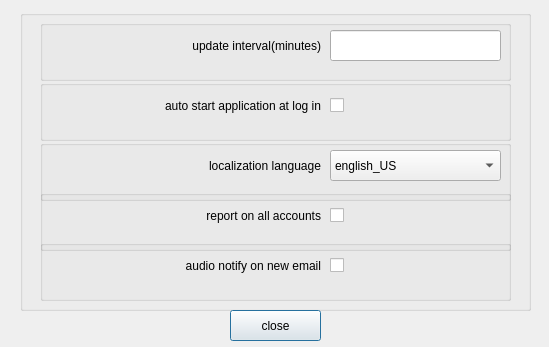
<?xml version="1.0" encoding="UTF-8"?>
<ui version="4.0">
 <class>configurationoptionsdialog</class>
 <widget class="QDialog" name="configurationoptionsdialog">
  <property name="geometry">
   <rect>
    <x>0</x>
    <y>0</y>
    <width>549</width>
    <height>347</height>
   </rect>
  </property>
  <property name="windowTitle">
   <string>option configuration window</string>
  </property>
  <widget class="QGroupBox" name="groupBox">
   <property name="geometry">
    <rect>
     <x>20</x>
     <y>10</y>
     <width>511</width>
     <height>301</height>
    </rect>
   </property>
   <property name="title">
    <string/>
   </property>
   <widget class="QGroupBox" name="groupBox_2">
    <property name="geometry">
     <rect>
      <x>20</x>
      <y>10</y>
      <width>471</width>
      <height>61</height>
     </rect>
    </property>
    <property name="title">
     <string/>
    </property>
    <widget class="QLabel" name="label">
     <property name="geometry">
      <rect>
       <x>10</x>
       <y>10</y>
       <width>271</width>
       <height>31</height>
      </rect>
     </property>
     <property name="text">
      <string>update interval(minutes)</string>
     </property>
     <property name="alignment">
      <set>Qt::AlignRight|Qt::AlignTrailing|Qt::AlignVCenter</set>
     </property>
    </widget>
    <widget class="QLineEdit" name="lineEditUpdateCheckInterval">
     <property name="geometry">
      <rect>
       <x>290</x>
       <y>10</y>
       <width>171</width>
       <height>31</height>
      </rect>
     </property>
    </widget>
   </widget>
   <widget class="QGroupBox" name="groupBox_3">
    <property name="geometry">
     <rect>
      <x>20</x>
      <y>70</y>
      <width>471</width>
      <height>61</height>
     </rect>
    </property>
    <property name="title">
     <string/>
    </property>
    <widget class="QCheckBox" name="checkBoxAutoStartEnabled">
     <property name="geometry">
      <rect>
       <x>290</x>
       <y>10</y>
       <width>171</width>
       <height>31</height>
      </rect>
     </property>
     <property name="text">
      <string/>
     </property>
    </widget>
    <widget class="QLabel" name="label_2">
     <property name="geometry">
      <rect>
       <x>10</x>
       <y>10</y>
       <width>271</width>
       <height>31</height>
      </rect>
     </property>
     <property name="text">
      <string>auto start application at log in</string>
     </property>
     <property name="alignment">
      <set>Qt::AlignRight|Qt::AlignTrailing|Qt::AlignVCenter</set>
     </property>
    </widget>
   </widget>
   <widget class="QGroupBox" name="groupBox_4">
    <property name="geometry">
     <rect>
      <x>20</x>
      <y>130</y>
      <width>471</width>
      <height>61</height>
     </rect>
    </property>
    <property name="title">
     <string/>
    </property>
    <widget class="QComboBox" name="comboBoxLocalLanguage">
     <property name="geometry">
      <rect>
       <x>290</x>
       <y>10</y>
       <width>171</width>
       <height>31</height>
      </rect>
     </property>
     <item>
      <property name="text">
       <string>english_US</string>
      </property>
     </item>
    </widget>
    <widget class="QLabel" name="label_3">
     <property name="geometry">
      <rect>
       <x>10</x>
       <y>10</y>
       <width>271</width>
       <height>31</height>
      </rect>
     </property>
     <property name="text">
      <string>localization language</string>
     </property>
     <property name="alignment">
      <set>Qt::AlignRight|Qt::AlignTrailing|Qt::AlignVCenter</set>
     </property>
    </widget>
   </widget>
   <widget class="QGroupBox" name="groupBox_5">
    <property name="geometry">
     <rect>
      <x>20</x>
      <y>180</y>
      <width>471</width>
      <height>61</height>
     </rect>
    </property>
    <property name="title">
     <string/>
    </property>
    <widget class="QCheckBox" name="checkBoxReportOnAllAccounts">
     <property name="geometry">
      <rect>
       <x>290</x>
       <y>10</y>
       <width>171</width>
       <height>31</height>
      </rect>
     </property>
     <property name="text">
      <string/>
     </property>
    </widget>
    <widget class="QLabel" name="label_4">
     <property name="geometry">
      <rect>
       <x>10</x>
       <y>10</y>
       <width>271</width>
       <height>31</height>
      </rect>
     </property>
     <property name="text">
      <string>report on all accounts</string>
     </property>
     <property name="alignment">
      <set>Qt::AlignRight|Qt::AlignTrailing|Qt::AlignVCenter</set>
     </property>
    </widget>
   </widget>
   <widget class="QGroupBox" name="groupBox_6">
    <property name="geometry">
     <rect>
      <x>20</x>
      <y>230</y>
      <width>471</width>
      <height>61</height>
     </rect>
    </property>
    <property name="title">
     <string/>
    </property>
    <widget class="QCheckBox" name="checkBoxAudioNotifyOnNewEmail">
     <property name="geometry">
      <rect>
       <x>290</x>
       <y>10</y>
       <width>171</width>
       <height>31</height>
      </rect>
     </property>
     <property name="text">
      <string/>
     </property>
    </widget>
    <widget class="QLabel" name="label_5">
     <property name="geometry">
      <rect>
       <x>50</x>
       <y>5</y>
       <width>231</width>
       <height>41</height>
      </rect>
     </property>
     <property name="text">
      <string>audio notify on new email</string>
     </property>
     <property name="alignment">
      <set>Qt::AlignRight|Qt::AlignTrailing|Qt::AlignVCenter</set>
     </property>
    </widget>
   </widget>
  </widget>
  <widget class="QPushButton" name="pushButtonClose">
   <property name="geometry">
    <rect>
     <x>230</x>
     <y>310</y>
     <width>91</width>
     <height>31</height>
    </rect>
   </property>
   <property name="text">
    <string>close</string>
   </property>
  </widget>
 </widget>
 <resources/>
 <connections/>
</ui>
